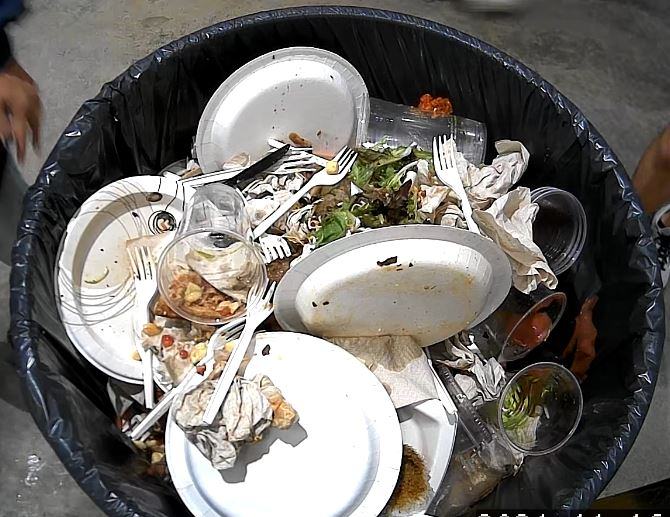
#> input picture images/Waste-View-(TestVideoY).JPG, 670 x 517 px, given in place of TestVideoY.h264, which was not available
$ python KNNTracker.py   (older library calls are emulated)
#> lines starting #> are read from the running program, lines starting #| are printed output that depends on the picture; pictures that were not available may be replaced by others from this repository, and a replacement may not be noted
import cv2
import root
import numpy as np
from videos import env

OPENCV_MAJOR_VERSION = int(cv2.__version__.split('.')[0])

bg_subtractor = cv2.createBackgroundSubtractorKNN(detectShadows=True)

erode_kernel = cv2.getStructuringElement(cv2.MORPH_ELLIPSE, (7, 5))
dilate_kernel = cv2.getStructuringElement(cv2.MORPH_ELLIPSE, (17, 11))

# path = env._ABSOLUTE_PATH + r"\TestVideo5.h264"
path = r"D:\West_Village_Waste_Footage\11-16-2021\Front-Trash-Can\2021\11\16\TestVideoY.h264"
cap = cv2.VideoCapture(path)
success, frame = cap.read()
#> frame is the input picture: shape (517, 670, 3); mean B, G, R 106.7, 111.2, 114.8

print("Detecting circle")
# Detect the circle
gray = cv2.cvtColor(frame, cv2.COLOR_BGR2GRAY)
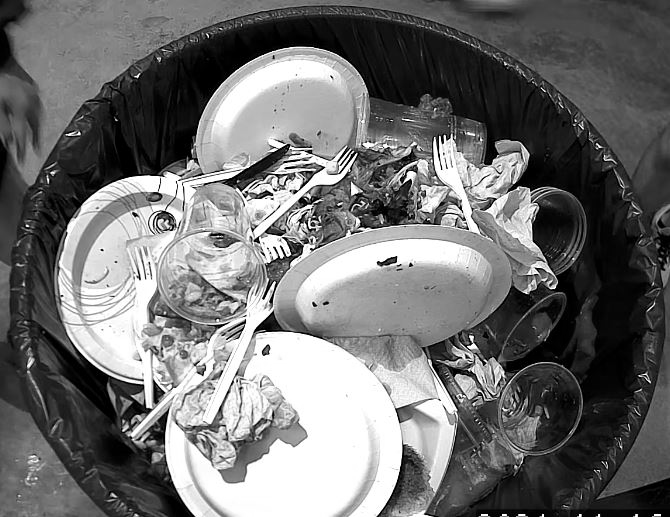
#> gray: shape (517, 670); min 0, max 255, mean 111.7
gray = cv2.medianBlur(gray, 5)
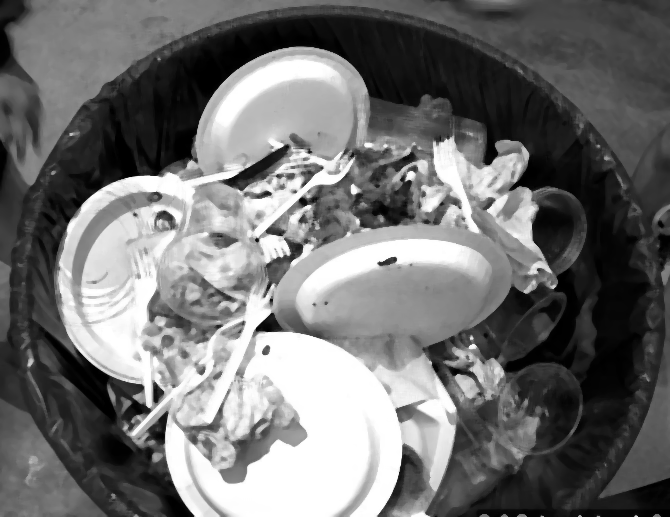
#> gray: shape (517, 670); min 0, max 255, mean 112.3
rows = gray.shape[0]
#> rows = 517
circles = cv2.HoughCircles(gray, cv2.HOUGH_GRADIENT, 1, rows / 8,
                               param1=100, param2=30,
                               minRadius=1, maxRadius=0)
#> circles = 60 rows, first 8: [328.5, 353.5, 348.9], [395.5, 344.5, 172.9], [339.5, 432.5, 262], [459.5, 319.5, 205.6], [151.5, 288.5, 96], [349.5, 283.5, 141.7], [322.5, 506.5, 295.3], [276.5, 458.5, 128.3]

while success:

    fg_mask = bg_subtractor.apply(frame)
#> fg_mask: shape (517, 670); every value is 255

    _, thresh = cv2.threshold(fg_mask, 244, 255, cv2.THRESH_BINARY)
    cv2.erode(thresh, erode_kernel, thresh, iterations=2)
    cv2.dilate(thresh, dilate_kernel, thresh, iterations=2)

    if OPENCV_MAJOR_VERSION >= 4:
        # OpenCV 4 or a later version is being used.
        contours, hier = cv2.findContours(thresh, cv2.RETR_EXTERNAL,
                                          cv2.CHAIN_APPROX_SIMPLE)
#> contours = [[[0, 0], [0, 516], [669, 516], [669, 0]]]
    else:
        # OpenCV 3 or an earlier version is being used.
        # cv2.findContours has an extra return value.
        # The extra return value is the thresholded image, which is
        # unchanged, so we can ignore it.
        _, contours, hier = cv2.findContours(thresh, cv2.RETR_EXTERNAL,
                                             cv2.CHAIN_APPROX_SIMPLE)

    for c in contours:
        if cv2.contourArea(c) > 5000:
            x, y, w, h = cv2.boundingRect(c)
            if (y != 0):
                cv2.rectangle(frame, (x, y), (x+w, y+h), (255, 255, 0), 2)  # last 2 args are color and border width of rectangle
#> this loop made 1 pass
#> (c, x, y, w, h) on pass 1: ([[0, 0], [0, 516], [669, 516], [669, 0]], 0, 0, 670, 517)

    if circles is not None:
        circles = np.uint16(np.around(circles))
#> circles = 60 rows, first 8: [328, 354, 349], [396, 344, 173], [340, 432, 262], [460, 320, 206], [152, 288, 96], [350, 284, 142], [322, 506, 295], [276, 458, 128]
        for i in circles[0, :]:
            center = (i[0], i[1])
            radius = i[2]
            cv2.circle(frame, center, radius, (255, 0, 255), 3)
#> this loop made 60 passes
#> (center, radius) on passes 1 to 12: ((328, 354), 349), ((396, 344), 173), ((340, 432), 262), ((460, 320), 206), ((152, 288), 96), ((350, 284), 142), ((322, 506), 295), ((276, 458), 128), ((238, 150), 126), ((420, 256), 121), ((176, 94), 176), ((58, 18), 328)
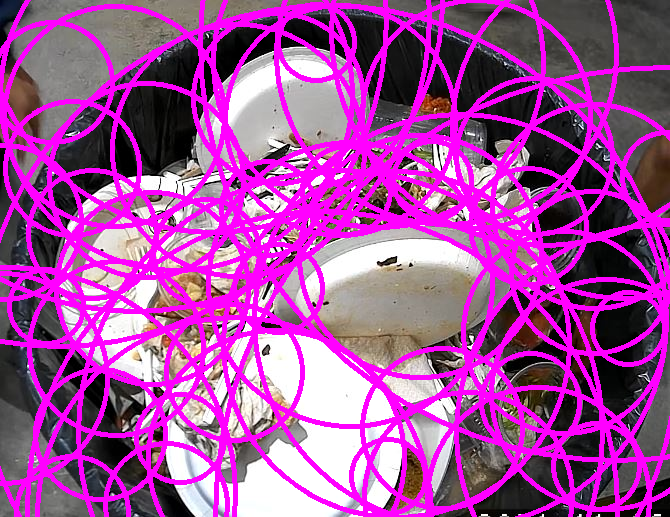
#> frame: shape (517, 670, 3); mean B, G, R 158.1, 72.8, 163

    # cv2.imshow('knn', fg_mask)
    # cv2.imshow('thresh', thresh)
    resize = cv2.resize(frame, (600, 400))
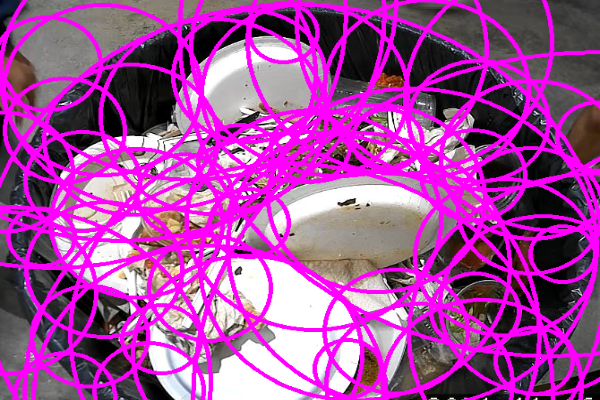
#> resize: shape (400, 600, 3); mean B, G, R 158, 72.7, 162.9
    cv2.imshow('detection', resize)

    k = cv2.waitKey(30)
#> (key Esc is pressed here)
    if k == 27:  # Escape
        break

    success, frame = cap.read()
